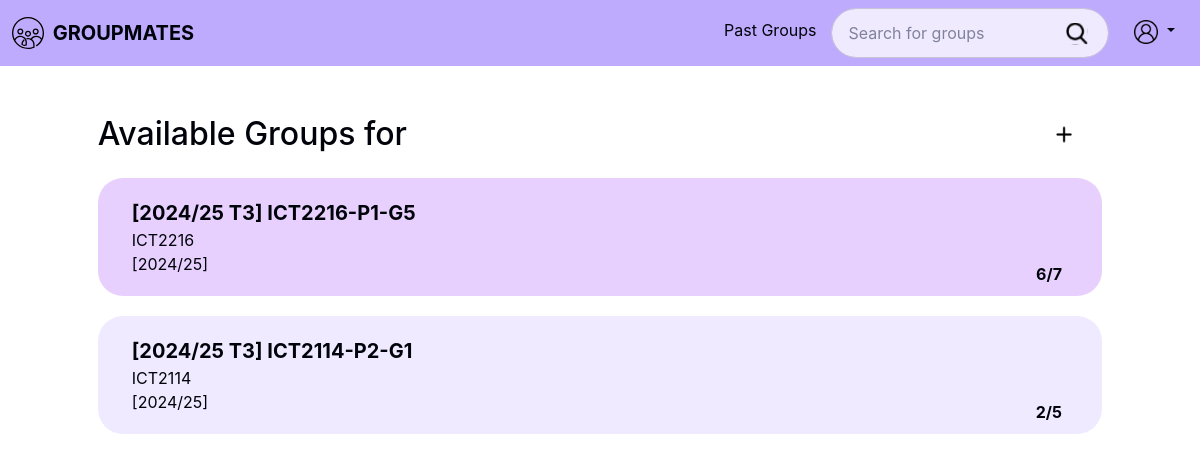
/groups.php (signed in), run on the app's committed database.
### tables this page shows
CREATE TABLE `groups` (
  groupId INT AUTO_INCREMENT PRIMARY KEY,
  groupName VARCHAR(255) NOT NULL,
  acadYear VARCHAR(20) NOT NULL,
  trimester VARCHAR(10) NOT NULL,
  moduleCode VARCHAR(20) NOT NULL,
  labGroupCode VARCHAR (10) NULL,
  groupNumber INT NOT NULL,
  noOfMembers INT NOT NULL DEFAULT 0,
  maxGroupSize INT NOT NULL,
  groupStatus ENUM('active', 'inactive', 'closed') NOT NULL, 
  FOREIGN KEY (moduleCode) REFERENCES modules (moduleCode) ON DELETE RESTRICT,
  FOREIGN KEY (labGroupCode, moduleCode) REFERENCES labGroups (labGroupCode, moduleCode) ON DELETE RESTRICT
);

### src/Boundary/GroupPageController.php (called while the page is built, shortened)
<?php
class GroupPageController
{
    private GroupControl $groupControl;
    public function __construct(GroupControl $groupControl, GroupMembershipControl $groupMembershipControl, PDO $pdo)
    {
        $this->groupControl = $groupControl;
    }
    public function listAllActiveGroups(): array
    {
        return $this->groupControl->getAllActiveGroups();
    }
}
?>

### src/Control/GroupControl.php (called while the page is built, shortened)
<?php
class GroupControl
{
    private GroupRepository $groupRepo;
    public function __construct(
        GroupRepository $groupRepo,
        GroupMembershipRepository $groupMembershipRepo
    ) {
        $this->groupRepo = $groupRepo;
    }
    public function getAllActiveGroups(): array
    {
        return $this->groupRepo->getAllActiveGroups();
    }
}
?>

### src/Mapper/GroupMapper.php (called while the page is built, shortened)
<?php
class GroupMapper implements GroupRepository
{
    private PDO $dbConnection;
    public function __construct(PDO $dbConnection)
    {
        $this->dbConnection = $dbConnection;
    }
    private function mapRowToGroup(array $row): Group
    {
        $group = new Group(
            $row['acadYear'],
            $row['trimester'],
            $row['moduleCode'],
            $row['labGroupCode'],
            (int) $row['groupNumber'],
            (int) $row['maxGroupSize'],
            $row['groupStatus'],
            (int) $row['noOfMembers']
        );
        $group->assignGroupId((int) $row['groupId']);
        $group->assignGroupName($row['groupName']);
        return $group;
    }
    public function getAllActiveGroups(): array
    {
        $stmt = $this->dbConnection->prepare("SELECT * FROM `groups` WHERE groupStatus = 'active'");
        $stmt->execute();
        $groups = [];
        while ($row = $stmt->fetch(PDO::FETCH_ASSOC)) {
            $group = $this->mapRowToGroup($row);
            $groups[] = $group;
        }
        return $groups;
    }
}
?>

### src/Entity/Group.php (called while the page is built, shortened)
<?php
class Group
{
    private string $groupName;
    private string $acadYear;
    private string $moduleCode;
    private int $noOfMembers;
    private int $maxMembers;
    public function getGroupName(): string
    {
        return $this->groupName;
    }
    public function getAcadYear(): string
    {
        return $this->acadYear;
    }
    public function getModuleCode(): string
    {
        return $this->moduleCode;
    }
    public function getNoOfMembers(): int
    {
        return $this->noOfMembers;
    }
    public function getMaxMembers(): int
    {
        return $this->maxMembers;
    }
    private function setGroupName(string $groupName): void
    {
        $this->groupName = $groupName;
    }
    private function setAcadYear(string $acadYear): void
    {
        $this->acadYear = $acadYear;
    }
    private function setModuleCode(string $moduleCode): void
    {
        $this->moduleCode = $moduleCode;
    }
    private function setNoOfMembers(int $noOfMembers): void
    {
        $this->noOfMembers = $noOfMembers;
    }
    private function setMaxMembers(int $maxMembers): void
    {
        $this->maxMembers = $maxMembers;
    }
}
?>

### public/groups.php (the view, shortened to what this page needs)
<?php
require_once __DIR__ . '/../src/bootstrap.php';
$groupRepo = new GroupMapper($pdo);
$groupMembershipRepo = new GroupMembershipMapper($pdo);
$groupControl = new GroupControl($groupRepo, $groupMembershipRepo);
$groupMembershipControl = new GroupMembershipControl($groupMembershipRepo, $groupRepo);
$controller = new GroupPageController($groupControl, $groupMembershipControl, $pdo);
$groups = $controller->listAllActiveGroups();
?>
<div class="container">
    <div class="group-wrapper">
        <div class="title d-flex justify-content-between mb-4">
            <h2 class="m-0">Available Groups for </h2>
            <a href="group_create.php" class="text-decoration-none d-flex">
                <img src="img/plus.svg" alt="Add Group" class="w-100 add-group" />
            </a>
        </div>
        <?php if (count($groups) > 0): ?>
            <?php foreach ($groups as $group): ?>
                <div class="group-item">
                    <span class="group-name header"><?= htmlspecialchars($group->getGroupName()) ?></span>
                    <span class="module"><?= htmlspecialchars($group->getModuleCode()) ?></span>
                    <span class="acad-term">[<?= htmlspecialchars($group->getAcadYear()) ?>]</span>
                    <span class="member-count"><?= $group->getNoOfMembers() ?>/<?= $group->getMaxMembers() ?></span>
                </div>
            <?php endforeach; ?>
        <?php else: ?>
            <p>No groups found.</p>
        <?php endif; ?>
    </div>
</div>
<?php
include '_layout.php';
?>

### public/css/style.css (style rules this page uses)
:root { --text: #00040A; --text-secondary: #666666; --background: #FFFFFF; --primary: #7B57FF; --secondary: #BfABFD; --secondary-25: rgb(191, 171, 253, 0.25); --accent: #A343FA; --accent-25: rgb(163, 67, 250, 0.25); --danger: #FF7368; --success: #35D6A0; }
html, body { margin: 0; padding: 0; font-family: 'Inter', sans-serif; font-size: 16px; color: var(--text); background-color: var(--background); }

### public/css/home.css (style rules this page uses)
.group-wrapper, .info-wrapper { width: 80%; margin: 2% auto; }
.group-wrapper .title, .info-wrapper .title { margin-bottom: 5%; padding-right: 3%; }
.group-item { cursor: pointer; }
.group-item, .info-item { position: relative; background-color: var(--secondary-25); padding: 20px; padding-left: 34px; border-radius: 25px; margin-bottom: 5%; }
.group-item.selected { background-color: var(--accent-25); }
.group-item > span, .info-item > span { display: block; }
.group-item > .header, .info-item > .header { font-size: 20px; font-weight: bold; }
.member-count, .leader { position: absolute; right: 4%; }
.member-count { bottom: 8%; font-weight: bold; }
@media screen and (max-width: 1280px) { .group-container .title, .info-container .title, .group-item { margin-bottom: 2%; } }
@media screen and (max-width: 1280px) { .group-wrapper, .info-wrapper { width: 90%; } }

### data on the page
groups: groupName "[2024/25 T3] ICT2216-P1-G5", moduleCode "ICT2216", acadYear "2024/25", noOfMembers "6", maxGroupSize "7"
groups: groupName "[2024/25 T3] ICT2114-P2-G1", moduleCode "ICT2114", acadYear "2024/25", noOfMembers "2", maxGroupSize "5"
